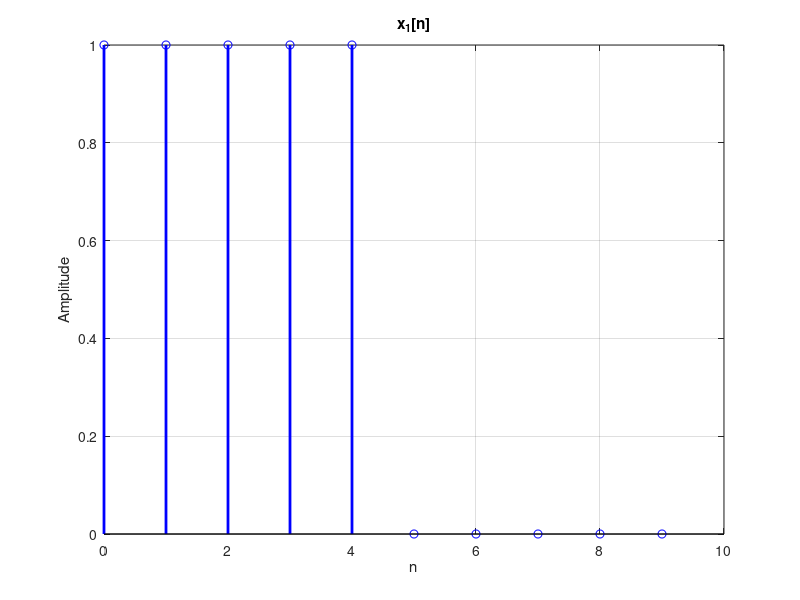
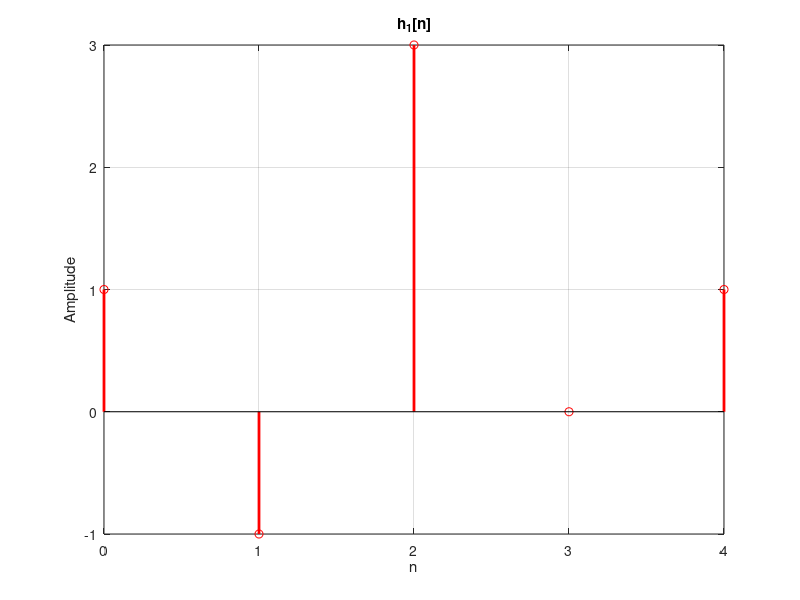
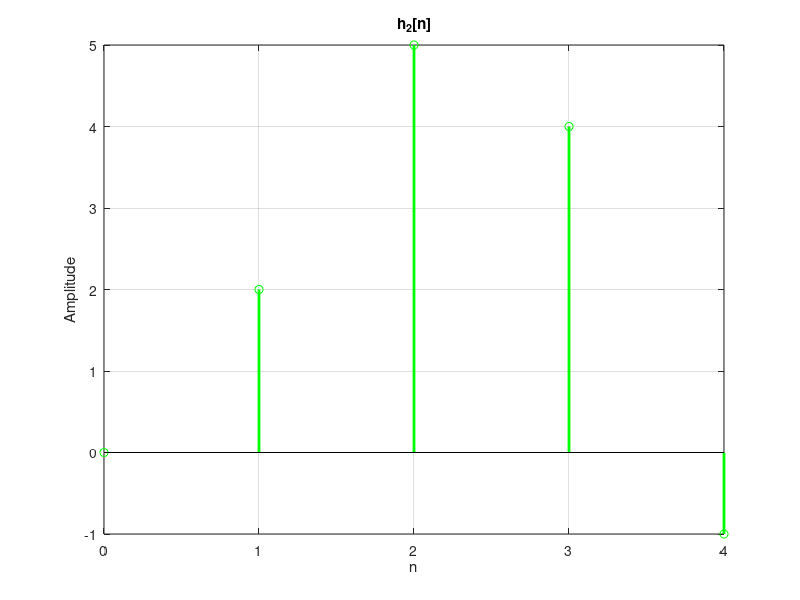

The MATLAB source for these figures, in order:
x1 = [1, 1, 1, 1, 1, 0, 0, 0, 0, 0]; 
h1 = [1, -1, 3, 0, 1]; 
h2 = [0, 2, 5, 4, -1]; 
nx1 = 0:9; 
nh1 = 0:4;
figure;
stem(nx1, x1, 'b', 'LineWidth', 2);
title('x_1[n]');
xlabel('n');
ylabel('Amplitude');
grid on;

% Plot h1[n]
figure;
stem(nh1, h1, 'r', 'LineWidth', 2);
title('h_1[n]');
xlabel('n');
ylabel('Amplitude');
grid on;

% Plot h2[n]
figure;
stem(nh1, h2, 'g', 'LineWidth', 2);
title('h_2[n]');
xlabel('n');
ylabel('Amplitude');
grid on;